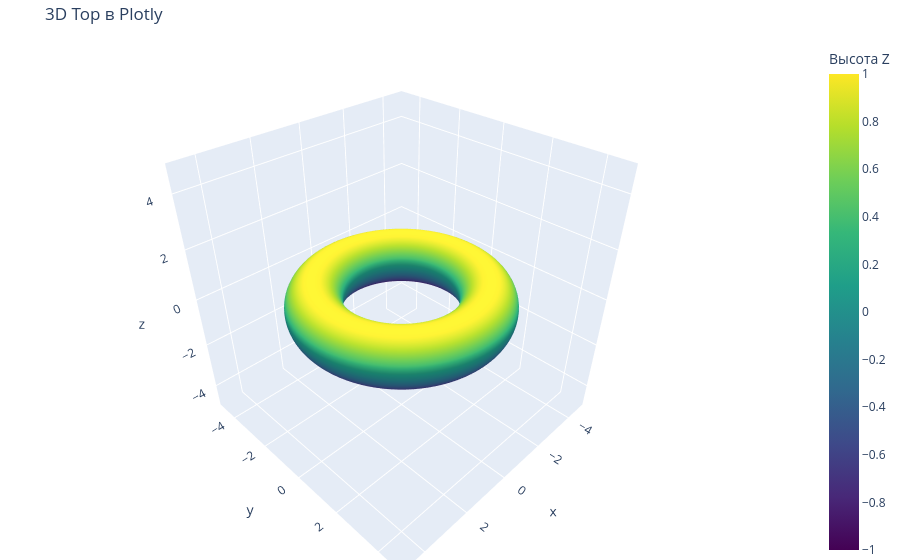

Notebook source saved alongside this figure:
### Code cell
import numpy as np
import plotly.graph_objects as go

# 1. Задаем параметры тора
R = 3  # Расстояние от центра трубы до центра тора (большой радиус)
r = 1  # Радиус самой трубы (малый радиус)

# 2. Генерируем сетку углов (от 0 до 2*pi)
u = np.linspace(0, 2 * np.pi, 100)
v = np.linspace(0, 2 * np.pi, 100)
u, v = np.meshgrid(u, v)

# 3. Параметрические уравнения тора
x = (R + r * np.cos(v)) * np.cos(u)
y = (R + r * np.cos(v)) * np.sin(u)
z = r * np.sin(v)

# 4. Создаем 3D-поверхность в Plotly
fig = go.Figure(
    data=[
        go.Surface(
            x=x,
            y=y,
            z=z,
            colorscale="Viridis",  # Цветовая схема (можно заменить на 'Plasma', 'Cividis' и др.)
            colorbar=dict(title="Высота Z"),  # Боковая панель цвета
        )
    ]
)

# 5. Настраиваем отображение осей (сохраняем пропорции 1:1:1)
fig.update_layout(
    title="3D Тор в Plotly",
    scene=dict(
        xaxis=dict(range=[-5, 5]),
        yaxis=dict(range=[-5, 5]),
        zaxis=dict(range=[-5, 5]),
        aspectmode="cube",  # Делает оси равными, чтобы тор не искажался
    ),
    margin=dict(l=0, r=0, b=0, t=40),  # Убираем лишние отступы
)

# 6. Отображаем график
fig.show()

### Figure 1 — Plotly figure (JSON) as saved in the notebook; plotly's stock layout.template omitted (floating-point values rounded to 4 significant figures; data arrays with more than 128 entries replaced by an {"elided": "..."} marker saying what was removed)
{"data": [{"colorbar": {"title": {"text": "Высота Z"}}, "colorscale": [[0, "#440154"], [0.1111, "#482878"], [0.2222, "#3e4989"], [0.3333, "#31688e"], [0.4444, "#26828e"], [0.5556, "#1f9e89"], [0.6667, "#35b779"], [0.7778, "#6ece58"], [0.8889, "#b5de2b"], [1, "#fde725"]], "type": "surface", "x": {"elided": "100x100 float values"}, "y": {"elided": "100x100 float values"}, "z": {"elided": "100x100 float values"}}], "layout": {"margin": {"b": 0, "l": 0, "r": 0, "t": 40}, "scene": {"aspectmode": "cube", "xaxis": {"range": [-5, 5]}, "yaxis": {"range": [-5, 5]}, "zaxis": {"range": [-5, 5]}}, "title": {"text": "3D Тор в Plotly"}}}
